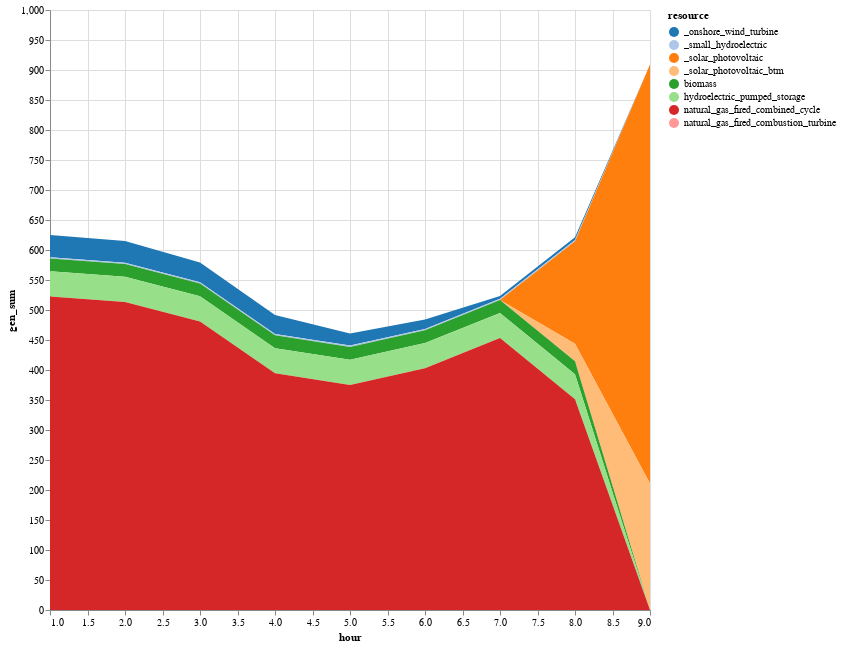

The cell this chart's notebook holds for it:
### Code cell
# Plot stacked generation by each resource type
g = sol_gen_btm |>
@vlplot(:area, 
    x=:hour, y={:gen_sum, stack=:zero}, 
    color={"resource:n", scale={scheme="category20"}},
    width=600,height=600)

### Figure 1 — Vega-Lite specification as saved in the notebook (floating-point values rounded to 4 significant figures)
{"data": {"values": [{"gen_sum": 36.86, "hour": 1, "resource": "_onshore_wind_turbine"}, {"gen_sum": 2.189, "hour": 1, "resource": "_small_hydroelectric"}, {"gen_sum": 0, "hour": 1, "resource": "_solar_photovoltaic"}, {"gen_sum": 0, "hour": 1, "resource": "_solar_photovoltaic_btm"}, {"gen_sum": 21.4, "hour": 1, "resource": "biomass"}, {"gen_sum": 42, "hour": 1, "resource": "hydroelectric_pumped_storage"}, {"gen_sum": 522.4, "hour": 1, "resource": "natural_gas_fired_combined_cycle"}, {"gen_sum": 0, "hour": 1, "resource": "natural_gas_fired_combustion_turbine"}, {"gen_sum": 36.08, "hour": 2, "resource": "_onshore_wind_turbine"}, {"gen_sum": 2.186, "hour": 2, "resource": "_small_hydroelectric"}, {"gen_sum": 0, "hour": 2, "resource": "_solar_photovoltaic"}, {"gen_sum": 0, "hour": 2, "resource": "_solar_photovoltaic_btm"}, {"gen_sum": 21.4, "hour": 2, "resource": "biomass"}, {"gen_sum": 42, "hour": 2, "resource": "hydroelectric_pumped_storage"}, {"gen_sum": 513.2, "hour": 2, "resource": "natural_gas_fired_combined_cycle"}, {"gen_sum": 0, "hour": 2, "resource": "natural_gas_fired_combustion_turbine"}, {"gen_sum": 32.68, "hour": 3, "resource": "_onshore_wind_turbine"}, {"gen_sum": 2.184, "hour": 3, "resource": "_small_hydroelectric"}, {"gen_sum": 0, "hour": 3, "resource": "_solar_photovoltaic"}, {"gen_sum": 0, "hour": 3, "resource": "_solar_photovoltaic_btm"}, {"gen_sum": 21.4, "hour": 3, "resource": "biomass"}, {"gen_sum": 42, "hour": 3, "resource": "hydroelectric_pumped_storage"}, {"gen_sum": 480.8, "hour": 3, "resource": "natural_gas_fired_combined_cycle"}, {"gen_sum": 0, "hour": 3, "resource": "natural_gas_fired_combustion_turbine"}, {"gen_sum": 31.66, "hour": 4, "resource": "_onshore_wind_turbine"}, {"gen_sum": 2.182, "hour": 4, "resource": "_small_hydroelectric"}, {"gen_sum": 0, "hour": 4, "resource": "_solar_photovoltaic"}, {"gen_sum": 0, "hour": 4, "resource": "_solar_photovoltaic_btm"}, {"gen_sum": 21.4, "hour": 4, "resource": "biomass"}, {"gen_sum": 42, "hour": 4, "resource": "hydroelectric_pumped_storage"}, {"gen_sum": 394.4, "hour": 4, "resource": "natural_gas_fired_combined_cycle"}, {"gen_sum": 0, "hour": 4, "resource": "natural_gas_fired_combustion_turbine"}, {"gen_sum": 20.28, "hour": 5, "resource": "_onshore_wind_turbine"}, {"gen_sum": 2.18, "hour": 5, "resource": "_small_hydroelectric"}, {"gen_sum": 0, "hour": 5, "resource": "_solar_photovoltaic"}, {"gen_sum": 0, "hour": 5, "resource": "_solar_photovoltaic_btm"}, {"gen_sum": 21.4, "hour": 5, "resource": "biomass"}, {"gen_sum": 42, "hour": 5, "resource": "hydroelectric_pumped_storage"}, {"gen_sum": 375.1, "hour": 5, "resource": "natural_gas_fired_combined_cycle"}, {"gen_sum": 0, "hour": 5, "resource": "natural_gas_fired_combustion_turbine"}, {"gen_sum": 15.6, "hour": 6, "resource": "_onshore_wind_turbine"}, {"gen_sum": 2.177, "hour": 6, "resource": "_small_hydroelectric"}, {"gen_sum": 0, "hour": 6, "resource": "_solar_photovoltaic"}, {"gen_sum": 0, "hour": 6, "resource": "_solar_photovoltaic_btm"}, {"gen_sum": 21.4, "hour": 6, "resource": "biomass"}, {"gen_sum": 42, "hour": 6, "resource": "hydroelectric_pumped_storage"}, {"gen_sum": 403.0, "hour": 6, "resource": "natural_gas_fired_combined_cycle"}, {"gen_sum": 0, "hour": 6, "resource": "natural_gas_fired_combustion_turbine"}, {"gen_sum": 4.591, "hour": 7, "resource": "_onshore_wind_turbine"}, {"gen_sum": 2.175, "hour": 7, "resource": "_small_hydroelectric"}, {"gen_sum": 0, "hour": 7, "resource": "_solar_photovoltaic"}, {"gen_sum": 0, "hour": 7, "resource": "_solar_photovoltaic_btm"}, {"gen_sum": 21.4, "hour": 7, "resource": "biomass"}, {"gen_sum": 42, "hour": 7, "resource": "hydroelectric_pumped_storage"}, {"gen_sum": 453.2, "hour": 7, "resource": "natural_gas_fired_combined_cycle"}, {"gen_sum": 0, "hour": 7, "resource": "natural_gas_fired_combustion_turbine"}, {"gen_sum": 4.7, "hour": 8, "resource": "_onshore_wind_turbine"}, {"gen_sum": 2.173, "hour": 8, "resource": "_small_hydroelectric"}, {"gen_sum": 170.8, "hour": 8, "resource": "_solar_photovoltaic"}, {"gen_sum": 29.28, "hour": 8, "resource": "_solar_photovoltaic_btm"}, {"gen_sum": 21.4, "hour": 8, "resource": "biomass"}, {"gen_sum": 42, "hour": 8, "resource": "hydroelectric_pumped_storage"}, {"gen_sum": 351.1, "hour": 8, "resource": "natural_gas_fired_combined_cycle"}, {"gen_sum": 0, "hour": 8, "resource": "natural_gas_fired_combustion_turbine"}, {"gen_sum": 0, "hour": 9, "resource": "_onshore_wind_turbine"}, {"gen_sum": 0, "hour": 9, "resource": "_small_hydroelectric"}, {"gen_sum": 698.2, "hour": 9, "resource": "_solar_photovoltaic"}, {"gen_sum": 210.9, "hour": 9, "resource": "_solar_photovoltaic_btm"}, {"gen_sum": 0, "hour": 9, "resource": "biomass"}, {"gen_sum": 0, "hour": 9, "resource": "hydroelectric_pumped_storage"}, {"gen_sum": 0, "hour": 9, "resource": "natural_gas_fired_combined_cycle"}, {"gen_sum": 0, "hour": 9, "resource": "natural_gas_fired_combustion_turbine"}]}, "encoding": {"color": {"field": "resource", "scale": {"scheme": "category20"}, "type": "nominal"}, "x": {"field": "hour", "type": "quantitative"}, "y": {"field": "gen_sum", "stack": "zero", "type": "quantitative"}}, "height": 600, "mark": "area", "width": 600}
